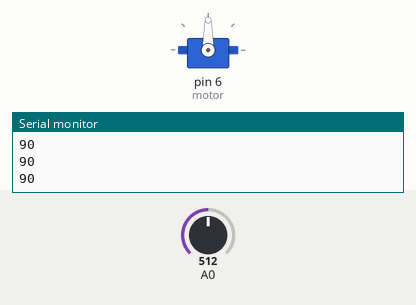
This sketch was run on a simulated Arduino Uno, built with avr-gcc and run on an emulated ATmega328P. Parts: servo, the last lines printed to the serial monitor. The test bench sets the inputs (shaded band); at power-on: A0 = 512.

Above: at 1.2 s.
1.3 s: A0 set to 716
At 2.1 s:
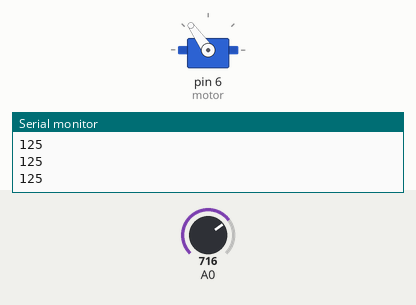
2.8 s: A0 set to 900
At 3.7 s:
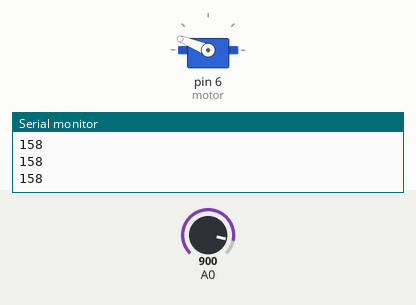
4.3 s: A0 set to 1023
At 5.3 s:
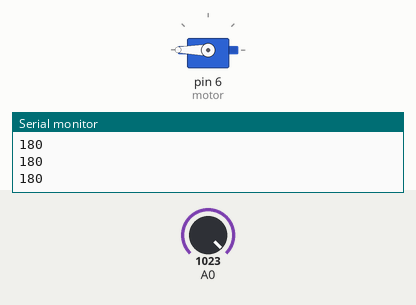
5.8 s: A0 set to 306
At 6.8 s:
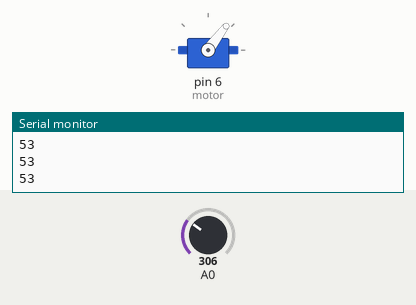
7.3 s: A0 set to 122
At 7.8 s:
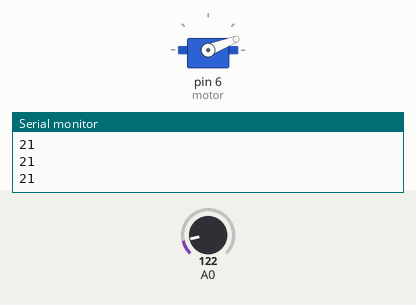
8.8 s: A0 set to 0
At 9.3 s:
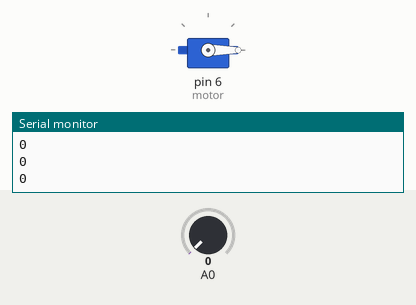
Timing chart, 0 to 11.3 s (numbered marks = the images above; inputs shaded):
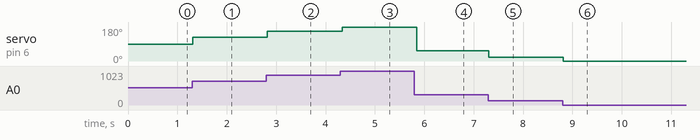

Measured:
- after the input at 1.3 s, servo on pin 6 (motor): 90° → 125° at once
- after the input at 2.8 s, servo on pin 6 (motor): 125° → 158° at once
- after the input at 4.3 s, servo on pin 6 (motor): 158° → 180° at once
- after the input at 5.8 s, servo on pin 6 (motor): 180° → 53° after 0.05 s
- after the input at 7.3 s, servo on pin 6 (motor): 53° → 21° at once
- after the input at 8.8 s, servo on pin 6 (motor): 21° → 0° at once

The sketch:

motor_pot.ino
```cpp
#include <Servo.h>
Servo motor;

void setup()
{
  Serial.begin(9600);
  motor.attach(6);

}

void loop()
{

  int info = analogRead(A0);
  int angle = map(info, 0, 1023, 0, 180);
  Serial.println(angle);
  motor.write(angle);
  delay(50);
}
```
